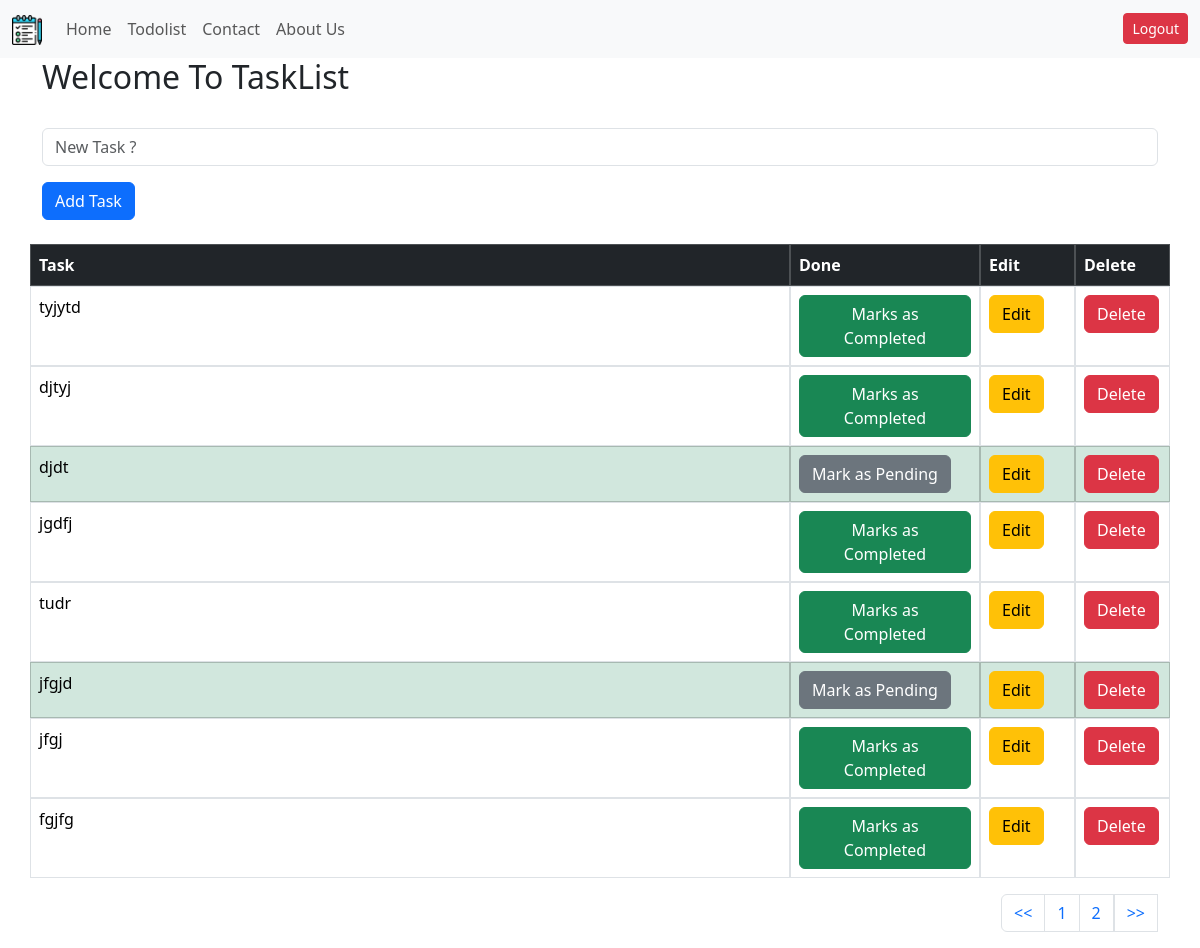
The page /todolist/ (signed in) on the database as committed earlier.
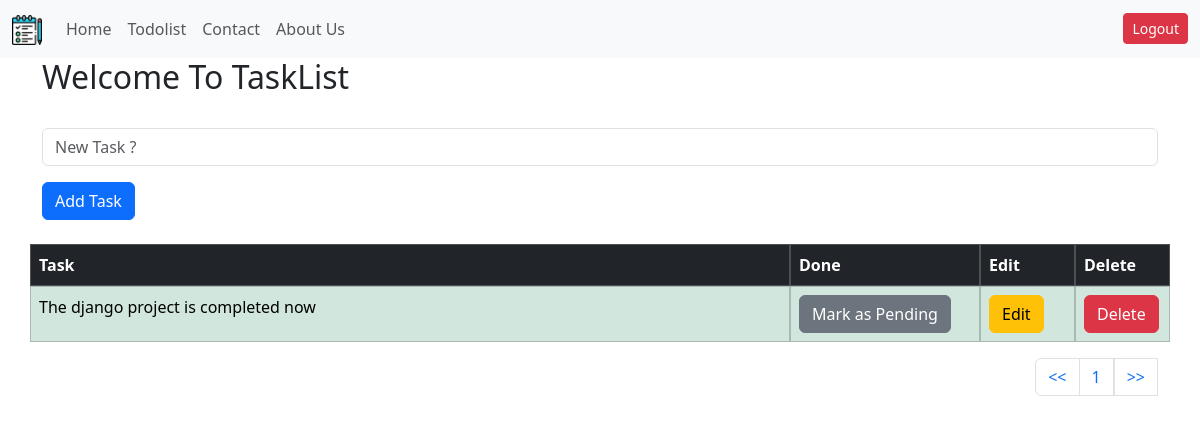
The same page on the database as committed later.
### mainapp/models.py (models this page shows, shortened)
class Task(models.Model):
    task= models.CharField(max_length=100)
    is_completed = models.BooleanField(default=False)

### mainapp/views.py (the view, shortened to what this page needs)
# urls.py: path('todolist/', views.todolist, name='todolist'),
@login_required(login_url='login')
def todolist(request):
   all_tasks = Task.objects.all()
   paginator=Paginator(all_tasks, 8)
   page = request.GET.get("page")
   all_tasks =paginator.get_page(page)
   context = {
      'page':'TaskList',
      'all_tasks':all_tasks,
   }
   return render(request, "todolist.html",context )

### mainapp/templates/todolist.html (shortened to what this page needs)
{%extends "base.html"%}
{% block headline %} Welcome To {{page}} {% endblock headline %}
{%block content%}
<div class="container">
  <br />
  <form method="post">
    <div class="mb-3">
      <input
        name="task"
        type="text"
        placeholder="New Task ?"
        class="form-control"
      />
    </div>
    <button type="submit" class="btn btn-primary">Add Task</button>
  </form>
  <br />
  <table class="table table-bordered">
    <thead class="table-dark">
      <tr class="row">
        <th class="col-8" scope="col">Task</th>
        <th class="col-2" scope="col">Done</th>
        <th class="col-1" scope="col">Edit</th>
        <th class="col-1" scope="col">Delete</th>
      </tr>
    </thead>
    <tbody>
      {% for task in all_tasks %} {% if task.is_completed %}
      <tr class="table-success row">
        <td class="col-8">{{task.task}}</td>
        <td class="col-2">
          <a href="{% url 'pending_task' task.id %}"
            ><button type="button" class="btn btn-secondary">
              Mark as Pending
            </button></a
          >
        </td>
        <td class="col-1">
          <a href="{% url 'edit_task' task.id %}"
            ><button type="button" class="btn btn-warning">Edit</button></a
          >
        </td>
        <td class="col-1">
          <a href="{% url 'delete_task' task.id %}"
            ><button type="button" class="btn btn-danger">Delete</button></a
          >
        </td>
      </tr>
      {% else %}
      <tr class="row">
        <td class="col-8">{{task.task}}</td>
        <td class="col-2">
          <a href="{% url 'complete_task' task.id %}"
            ><button type="button" class="btn btn-success">
              Marks as Completed
            </button></a
          >
        </td>
        <td class="col-1">
          <a href="{% url 'edit_task' task.id %}"
            ><button type="button" class="btn btn-warning">Edit</button></a
          >
        </td>
        <td class="col-1">
          <a href="{% url 'delete_task' task.id %}"
            ><button type="button" class="btn btn-danger">Delete</button></a
          >
        </td>
      </tr>
      {% endif %} {% endfor %}
    </tbody>
  </table>
  <nav aria-label="Page navigation example">
    <ul class="pagination justify-content-end">
      <li class="page-item"><a class="page-link" href="?page=1"><<</a></li>
      <li class="page-item">
        <a class="page-link" href="?page={{ all_tasks.number }}"
          >{{all_tasks.number}}</a
        >
      </li>
      {% if all_tasks.has_next %}
      <li class="page-item">
        <a class="page-link" href="?page={{ all_tasks.next_page_number }}"
          >{{all_tasks.next_page_number}}</a
        >
      </li>
      {% endif %}
      <a class="page-link" href="?page={{ all_tasks.paginator.num_pages }}"
        >>></a
      >
    </ul>
  </nav>
</div>
{%endblock content%}

Rows that differ between the two databases and show on the page:
removed Task: task "tyjytd"
removed Task: task "djtyj"
removed Task: task "djdt"
removed Task: task "jgdfj"
removed Task: task "tudr"
removed Task: task "jfgjd"
removed Task: task "jfgj"
removed Task: task "fgjfg"
added Task: task "The django project is completed now"
Other text that changed with them:
{{ all_tasks.next_page_number }}: "2" → (not shown)
